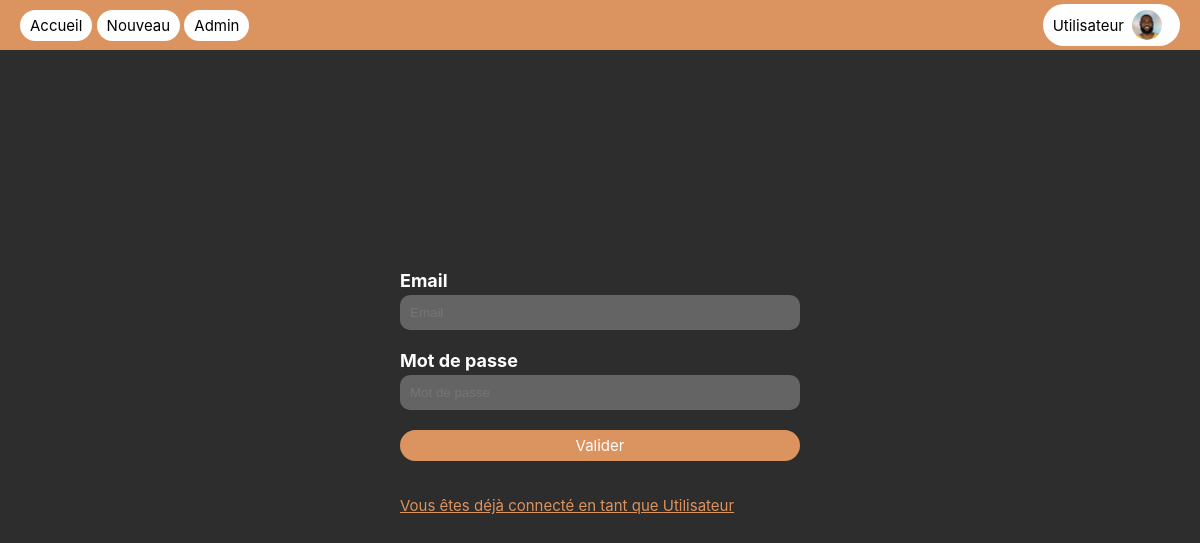
Screenshot of /code/login.php (signed in) with the database file from the repository.
### tables this page shows
CREATE TABLE IF NOT EXISTS `users` (
  `id` int NOT NULL AUTO_INCREMENT,
  `email` text NOT NULL,
  `username` text NOT NULL,
  `password` text NOT NULL,
  `avatar_url` text NOT NULL,
  `admin` tinyint(1) NOT NULL DEFAULT '0',
  PRIMARY KEY (`id`)
);

### code/includes/User.php (called while the page is built, shortened)
<?php
class User {
    private string $username;
    private string $avatar_url;
    function __construct($id, $username, $email, $password, $avatar_url, $admin) {
        $this->username = $username;
        $this->avatar_url = $avatar_url;
    }
    public function getUsername(): string {
        return $this->username;
    }
    public function getAvatarUrl(): string {
        return $this->avatar_url;
    }
    public static function findById($id): ?User {
        try {
            $conn = get_bdd_connection();
            $stmt = $conn->prepare('SELECT * FROM users where id = ?');
            $stmt->execute([$id]);
            $user = $stmt->fetch();
            if ($user) {
                return new User($user['id'], $user['username'], $user['email'], $user['password'], $user['avatar_url'], $user['admin']);
            }
            throw new ObjectNotFoundException("User does not exist");
        } catch (PDOException $e) {
            throw new SQLException($e->getMessage());
        }
    }
}

### code/login.php (the view, shortened to what this page needs)
<!DOCTYPE html>
<html lang="fr">
<head>
    <link rel="stylesheet" href="res/css/style.css">
</head>
<body>
    <?php require_once "includes/header.php"; ?>
    <main class="login">
        <form action="login.php" method="post">
            <label>
                <span>Email</span>
                <input type="text" name="email" placeholder="Email" value="<?= $_POST["email"] ?? '' ?>">
            </label>
            <label>
                <span>Mot de passe</span>
                <input type="password" name="password" placeholder="Mot de passe" value="<?= $_POST["password"] ?? '' ?>">
            </label>
            <input type="submit" value="Valider">
            <?php if (isset($user)): ?> <p><a href="account.php">Vous êtes déjà connecté en tant que  <?= $username ?></a></p>  <?php endif; ?>
        </form>
    </main>
</body>
</html>

### code/includes/header.php (shortened to what this page needs)
<?php
require_once 'User.php';
if (is_connected()) {
    try {
        $user = User::findById($_SESSION['user_id'] ?? null);
        $username = $user->getUsername();
        $avatar_url = $user->getAvatarUrl();
    } catch (ObjectNotFoundException|ObjectDeletedException|SQLException $e) {
        $error_msg = $e->getMessage();
    }
}
if (empty($__PAGE_PREFIX)) {
    $__PAGE_PREFIX = './';
}
?>
<nav>
    <div class="left">
        <a class="button" href="<?= $__PAGE_PREFIX ?>">Accueil</a>
        <a class="button" href="<?= $__PAGE_PREFIX ?>create_article.php">Nouveau</a>
        <a class="button" href="<?= $__PAGE_PREFIX ?>admin/">Admin</a>
    </div>
    <div class="right">
        <a href="<?= $__PAGE_PREFIX ?>account.php" class="button">
            <?= $username ?? 'Se connecter' ?>
            <img src="<?= $__PAGE_PREFIX.($avatar_url ?? 'res/img/login.png') ?>" alt="<?= $username ?? 'Default' ?>'s avatar">
        </a>
    </div>
</nav>

### code/res/css/style.css (style rules this page uses)
html, body { font-family: "Inter", sans-serif; font-size: 15px; margin: 0; height: 100%; }
body { display: flex; flex-direction: column; background-color: #2D2D2D; color: white; }
nav { background: #DB935F; display: flex; justify-content: space-between; align-items: center; padding: 4px 20px; }
nav .left { overflow: hidden; display: inline-block; white-space: nowrap; }
nav a.button { background-color: white; color: black; }
nav a.button img { height: 30px; width: 30px; border-radius: 100%; object-fit: cover; }
nav a.button img:first-child { margin-right: 8px; }
nav a.button img:last-child { margin-left: 8px; }
main { flex: 1; display: flex; padding: 0 20px; }
main.login, main.account, main.create_article, main.admin { justify-content: center; align-items: center; }
main.login form, main.login > div, main.account form, main.account > div, main.create_article form, main.create_article > div, main.admin form, main.admin > div { flex: 1; max-width: 400px; display: flex; flex-direction: column; gap: 20px; }
a.button, input.button, button.button, input[type=submit] { border: none; margin: 0; width: auto; overflow: visible; font: inherit; line-height: normal; -webkit-font-smoothing: inherit; -moz-osx-font-smoothing: inherit; -webkit-appearance: none; border-radius: 100px; background-color: #db935f; padding: 6px 10px; text-decoration: none; color: white; }
a { color: #db935f; }
a.button { display: inline-flex; align-items: center; justify-content: center; }
label { display: flex; flex-direction: column; gap: 4px; }
label span { font-weight: bold; font-size: larger; }
label input, label textarea, label select { padding: 10px; border-radius: 10px; border: none; background-color: #646464; color: #D9D9D9; }

### rows the page displays
users: username "Utilisateur", avatar_url (picture)
